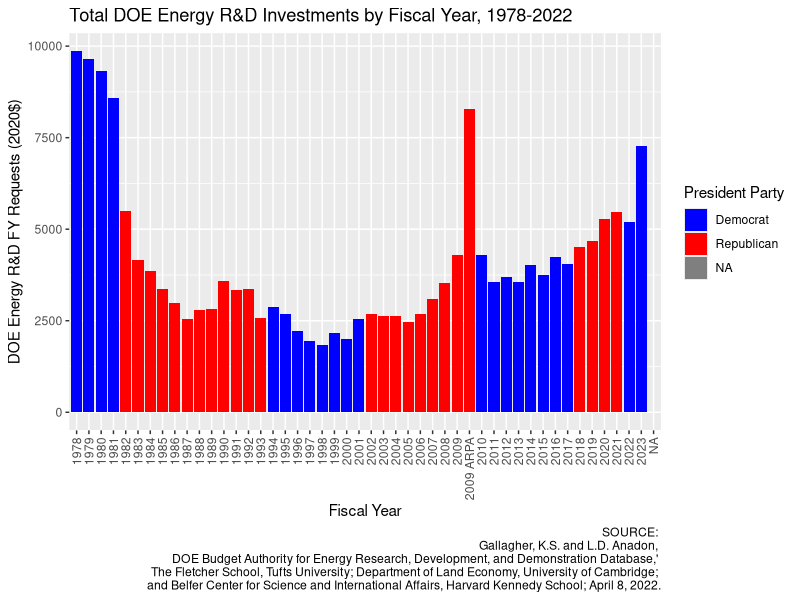

Reproduce this figure in R.
## ---- chunk 1
library(tidyverse)
library(ggplot2)
## ---- chunk 2
dataset <- read_csv("gov50milestone3.csv")
dataset
## ---- chunk 3
dataset_graph1 <- dataset |>
  ggplot(mapping = aes(x = fiscal_year, 
                       y = total_doe_rnd), width = 25, height = 20) +
  theme(axis.text.x = element_text(angle = 90, vjust = 0.5, hjust=1)) +
  geom_col(aes(fill = president_party)) +
  scale_fill_manual(values = c(Democrat = "blue", 
                               Republican = "red")) +
  labs(x = "Fiscal Year", 
       y = "DOE Energy R&D FY Requests (2020$)",
       title = "Total DOE Energy R&D Investments by Fiscal Year, 1978-2022",
       caption = "SOURCE: 
       Gallagher, K.S. and L.D. Anadon, 
       DOE Budget Authority for Energy Research, Development, and Demonstration Database,' 
       The Fletcher School, Tufts University; Department of Land Economy, University of Cambridge; 
       and Belfer Center for Science and International Affairs, Harvard Kennedy School; April 8, 2022.",
       fill = "President Party") 
  
dataset_graph1

# xlim = c(1978, 2022))

# Future ideas: how track with global spending on energy; how track with oil prices; breakdown by sector; DARPA-E, DARPA-C
